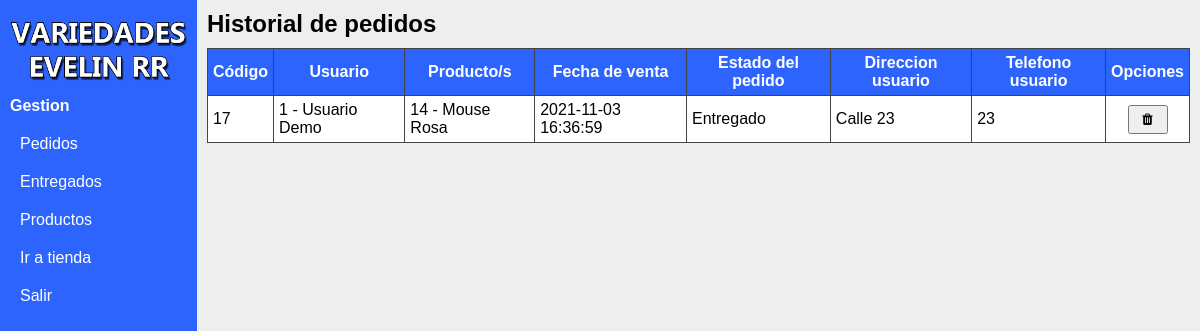
Page /Gestion-VERR/historial_ped.php on the committed database.
### tables this page shows
CREATE TABLE `pedido` (
  `codped` int(11) NOT NULL,
  `codusu` int(11) NOT NULL,
  `codpro` int(11) NOT NULL,
  `fecped` datetime NOT NULL,
  `estado` int(11) NOT NULL,
  `dirusuped` varchar(50) NOT NULL,
  `telusuped` varchar(12) NOT NULL
);

CREATE TABLE `usuario` (
  `codusu` int(11) NOT NULL,
  `nomusu` varchar(50) DEFAULT NULL,
  `apeusu` varchar(50) DEFAULT NULL,
  `emausu` varchar(50) NOT NULL,
  `pasusu` varchar(20) NOT NULL,
  `rolusu` varchar(20) NOT NULL,
  `estado` int(11) NOT NULL
);

CREATE TABLE `producto` (
  `codpro` int(11) NOT NULL,
  `nompro` varchar(50) DEFAULT NULL,
  `despro` varchar(100) DEFAULT NULL,
  `prepro` int(11) DEFAULT NULL,
  `estado` int(11) DEFAULT NULL,
  `rutimapro` varchar(100) DEFAULT NULL,
  `canpro` int(11) NOT NULL
);

### Gestion-VERR/historial_ped.php (the view, shortened to what this page needs)
<?php
	include('config/conexion.php');
?>
<!DOCTYPE html>
<html>
<head>
	<link rel="stylesheet" type="text/css" href="css/index.css">
	<link rel="stylesheet" type="text/css" href="font-awesome-4.7.0/css/font-awesome.min.css">
</head>
<body>
	<div class="main-container">
		<?php include ("layouts/navbar.php"); ?>
		<div class="body-page">
			<h2>Historial de pedidos</h2>
			<table class="mt10">
				<thead>
					<tr>
						<th>Código</th>
						<th>Usuario</th>
						<th>Producto/s</th>
						<th>Fecha de venta</th>
						<th>Estado del pedido</th>
						<th>Direccion usuario</th>
						<th>Telefono usuario</th>
						<th>Opciones</th>
					</tr>
				</thead>
				<tbody>
					<?php
					$sql="SELECT pedido.*, usuario.*, producto.*,
					CASE WHEN pedido.estado = 4 THEN 'Entregado'
						END estadotexto, pedido.estado estadoped
					FROM pedido
					INNER JOIN usuario
					ON pedido.codusu = usuario.codusu
					INNER JOIN producto
					ON pedido.codpro = producto.codpro
					WHERE pedido.estado = 4";
					$resultado = mysqli_query($con, $sql);
					while($row=mysqli_fetch_array($resultado)){
						echo
						'
						<tr>
							<td>'.$row['codped'].'</td>
							<td>'.$row['codusu'].' - '.$row['nomusu'].' '.$row['apeusu'].'</td>
							<td>'.$row['codpro'].' - '.$row['nompro'].'</td>
							<td>'.$row['fecped'].'</td>
							<td>'.$row['estadotexto'].'</td>
							<td>'.$row['dirusuped'].'</td>
							<td>'.$row['telusuped'].'</td>';
							echo '<td class="td-option">
								<div class="div-flex div-td-opt-button">
								<button onclick="eliminar_pedido('.$row['codped'].')"><i class="fa fa-trash" aria-hidden="true"></i></button>
									</div>
								</td>
						</tr>';
						} ?>
				</tbody>
			</table>
		</div>
	</div>
</body>
</html>

### Gestion-VERR/css/index.css (style rules this page uses)
* { margin: 0; padding: 0; box-sizing: border-box; font-family: sans-serif; list-style: none; }
body { width: 100%; background: #eee; }
button { padding: 10px; cursor: pointer; }
.main-container { display: flex; width: 100%; height: 100vh; }
.mt10 { margin-top: 10px; }
.body-page { width: calc(100% - 180px); padding: 10px; height: 100%; }
table { width: 100%; border-collapse: collapse; }
th,td { padding: 5px; border: 1px solid #444; }
th { background:#2E64FE; color: white; }
td { background: #fff; color: black; }
.td-option { width: 60px; }
.div-td-opt-button { width: 40px; margin: auto; }
.div-td-opt-button button { width: 40px; padding: 5px; cursor: pointer; }
.div-flex { display: flex; }

### rows in the picture
pedido: codped "17", usuario.codusu "1", usuario.nomusu "Usuario", usuario.apeusu "Demo", producto.codpro "14", producto.nompro "Mouse Rosa", fecped "2021-11-03 16:36:59", estadotexto "Entregado", dirusuped "Calle 23", telusuped "23"
